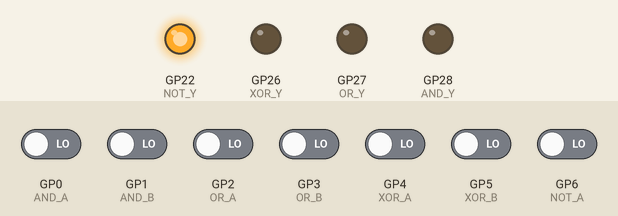
Bench run of a program on a simulated Raspberry Pi Pico. Shown: output pins drawn as LEDs (lit = HIGH). The inputs (shaded band) are chosen by the test bench; at power-on: GP0 (AND_A), GP1 (AND_B), GP2 (OR_A), GP3 (OR_B), GP4 (XOR_A), GP5 (XOR_B), GP6 (NOT_A) LOW.

Above: at 1.2 s.
1.3 s: GP2 (OR_A) driven HIGH
At 2.3 s:
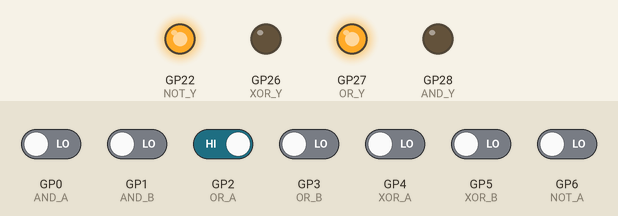
2.8 s: GP4 (XOR_A) driven HIGH
At 3.5 s:
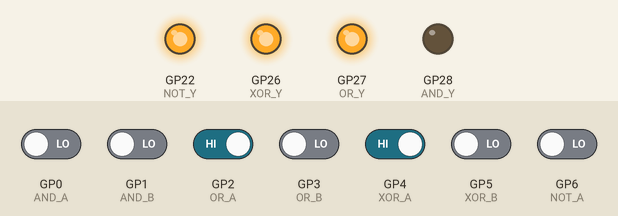
4.3 s: GP6 (NOT_A) driven HIGH
At 4.6 s:
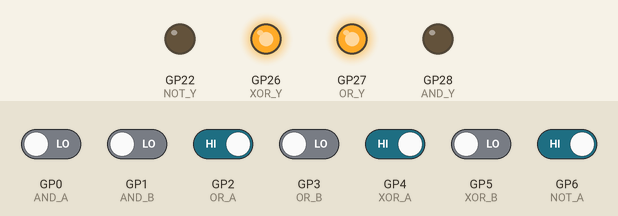
5.8 s: GP5 (XOR_B) driven HIGH
At 6.9 s:
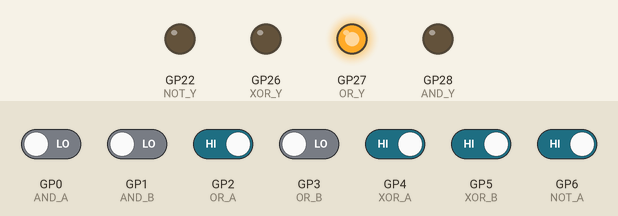
7.3 s: GP2 (OR_A) driven LOW
At 8.1 s:
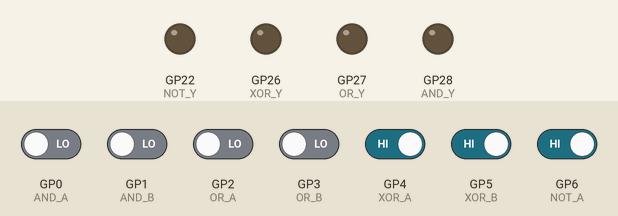
8.8 s: GP4 (XOR_A) driven LOW
At 9.2 s:
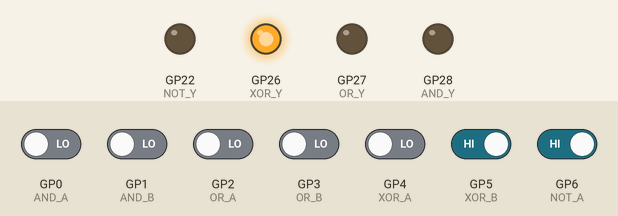
Timing chart, 0 to 11.3 s (numbered marks = the images above; inputs shaded):
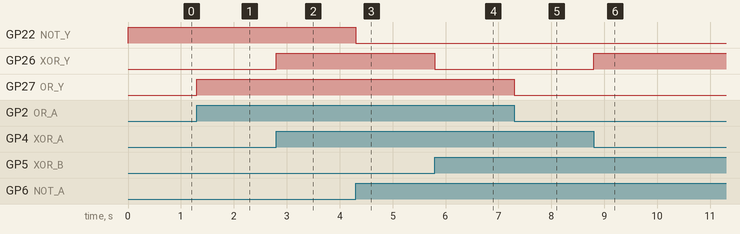

Measured:
- after the input at 1.3 s, GP27 (OR_Y): LOW → HIGH at once
- after the input at 2.8 s, GP26 (XOR_Y): LOW → HIGH at once
- after the input at 4.3 s, GP22 (NOT_Y): HIGH → LOW at once
- after the input at 5.8 s, GP26 (XOR_Y): HIGH → LOW at once
- after the input at 7.3 s, GP27 (OR_Y): HIGH → LOW at once
- after the input at 8.8 s, GP26 (XOR_Y): LOW → HIGH at once

The program:

main.cpp
```cpp
#include <Arduino.h>

// PIN Definition for virtual logic ports

// AND Device
#define AND_A   0
#define AND_B   1
#define AND_Y   28

// OR Device
#define OR_A   2
#define OR_B   3
#define OR_Y   27

// XOR Device
#define XOR_A   4
#define XOR_B   5
#define XOR_Y   26

// NOT Device
#define NOT_A   6
#define NOT_Y   22

// NAND Device (Chaining of AND and NOT)
#define NAND_Y  21

byte And(byte pa, byte pb);
byte Or(byte pa, byte pb);
byte Xor(byte pa, byte pb);
byte Not(byte pa);

void setup()
{
    pinMode(AND_A, INPUT_PULLDOWN);
    pinMode(AND_B, INPUT_PULLDOWN);
    pinMode(AND_Y, OUTPUT);

    pinMode(OR_A, INPUT_PULLDOWN);
    pinMode(OR_B, INPUT_PULLDOWN);
    pinMode(OR_Y, OUTPUT);

    pinMode(XOR_A, INPUT_PULLDOWN);
    pinMode(XOR_B, INPUT_PULLDOWN);
    pinMode(XOR_Y, OUTPUT);

    pinMode(NOT_A, INPUT_PULLDOWN);
    pinMode(NOT_Y, OUTPUT);
}

void loop()
{
    // AND
    digitalWrite(AND_Y, And(digitalRead(AND_A), digitalRead(AND_B)));

    // OR
    digitalWrite(OR_Y, Or(digitalRead(OR_A), digitalRead(OR_B)));

    // XOR
    digitalWrite(XOR_Y, Xor(digitalRead(XOR_A), digitalRead(XOR_B)));

    // NOT
    digitalWrite(NOT_Y, Not(digitalRead(NOT_A)));

    // Easily chain to create new logic
    // NAND (AND + NOT)
    digitalWrite(NAND_Y, Not(And(digitalRead(AND_A), digitalRead(AND_B))));
}

// INPUT   OUTPUT
// A | B    Y
// --|-------------
// 0 | 0    0
// 0 | 1    0
// 1 | 0    0
// 1 | 1    1
byte And(byte pa, byte pb)
{
    byte a = pa & 0x01;
    byte b = pb & 0x01;
    byte y = 0;

    if (a == 0 && b == 0) y = 0;
    else if (a == 0 && b == 1) y = 0;
    else if (a == 1 && b == 0) y = 0;
    else if (a == 1 && b == 1) y = 1;

    return (y & 1);
}

// INPUT   OUTPUT
// A | B    Y
// --|-------------
// 0 | 0    0
// 0 | 1    1
// 1 | 0    1
// 1 | 1    1
byte Or(byte pa, byte pb)
{
    byte a = pa & 0x01;
    byte b = pb & 0x01;
    byte y = 0;

    if (a == 0 && b == 0) y = 0;
    else if (a == 0 && b == 1) y = 1;
    else if (a == 1 && b == 0) y = 1;
    else if (a == 1 && b == 1) y = 1;

    return (y & 1);
}

// INPUT   OUTPUT
// A | B    Y
// --|-------------
// 0 | 0    0
// 0 | 1    1
// 1 | 0    1
// 1 | 1    0
byte Xor(byte pa, byte pb)
{
    byte a = pa & 0x01;
    byte b = pb & 0x01;
    byte y = 0;

    if (a == 0 && b == 0) y = 0;
    else if (a == 0 && b == 1) y = 1;
    else if (a == 1 && b == 0) y = 1;
    else if (a == 1 && b == 1) y = 0;

    return (y & 1);
}

// INPUT   OUTPUT
// A       Y
// ----------------
// 0       1
// 1       0
byte Not(byte pa)
{
    byte a = pa & 0x01;
    byte y = 0;

    if (a == 0) y = 1;
    else if (a == 1) y = 0;

    return (y & 1);
}
```
